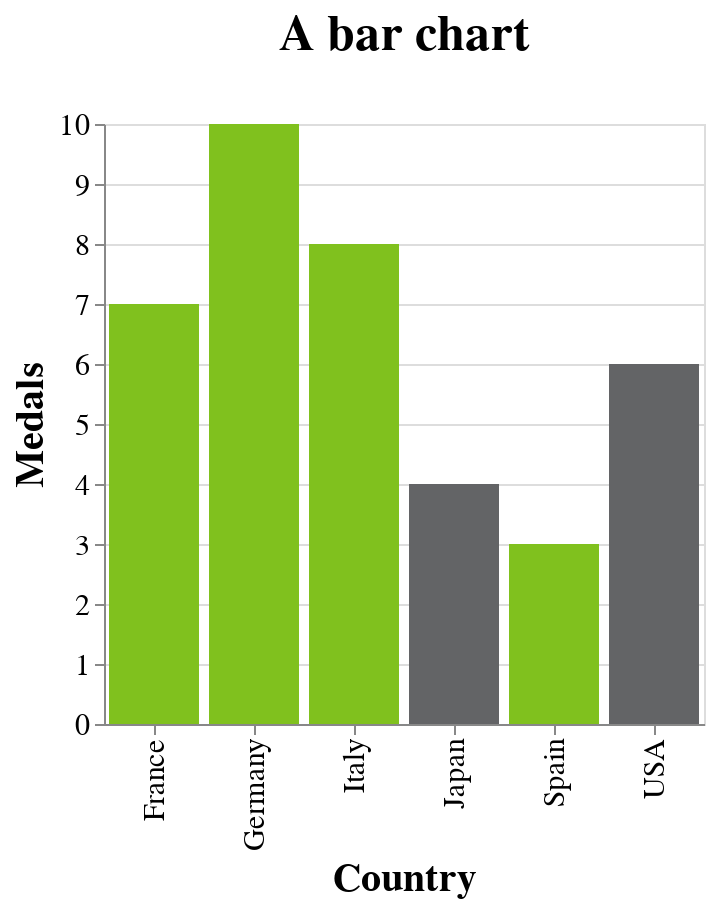

The notebook cell this image was saved under:
### Markdown cell above
# The Basic Components of an Altair Chart

# Conditions

### Code cell
import pandas as pd
import altair as alt
from config import *

df = pd.DataFrame(
    {"Country": ["Japan", "USA", "Germany", "Spain", "France", "Italy"], 
     "Medals": [4, 6, 10, 3, 7, 8], 
     "Region":["Asia","Americas","Europe","Europe","Europe","Europe"]}) 

chart = alt.Chart(df).mark_bar().encode(
    x='Country',
    y='Medals',
    color=alt.condition(
        alt.datum.Region == 'Europe',
        alt.value('#80C11E'),  # color to use when condition is true
        alt.value('#636466')  # color to use when condition is false
    )
).properties(
    width=width, 
    title='A bar chart'
)

configure_layout(chart)

### Figure 1 — Vega-Lite specification as saved in the notebook (floating-point values rounded to 4 significant figures)
{"config": {"view": {"continuousWidth": 400, "continuousHeight": 300}, "axis": {"labelFontSize": 15, "titleFontSize": 20}, "legend": {"labelFontSize": 15, "titleFontSize": 20}, "title": {"fontSize": 25, "offset": 25}}, "data": {"name": "data-679b3cb888c979e4923127b2d96de8f9"}, "mark": "bar", "encoding": {"color": {"condition": {"value": "#80C11E", "test": "(datum.Region === 'Europe')"}, "value": "#636466"}, "x": {"field": "Country", "type": "nominal"}, "y": {"field": "Medals", "type": "quantitative"}}, "title": "A bar chart", "width": 300, "$schema": "https://vega.github.io/schema/vega-lite/v4.17.0.json", "datasets": {"data-679b3cb888c979e4923127b2d96de8f9": [{"Country": "Japan", "Medals": 4, "Region": "Asia"}, {"Country": "USA", "Medals": 6, "Region": "Americas"}, {"Country": "Germany", "Medals": 10, "Region": "Europe"}, {"Country": "Spain", "Medals": 3, "Region": "Europe"}, {"Country": "France", "Medals": 7, "Region": "Europe"}, {"Country": "Italy", "Medals": 8, "Region": "Europe"}]}}
